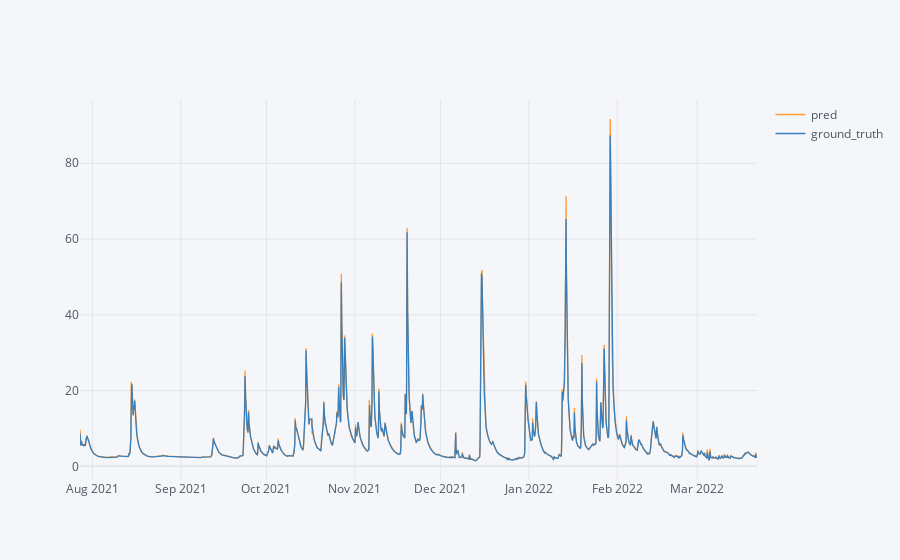

Here is the notebook cell this chart was saved with:
### Code cell
import cufflinks as cf
from plotly.offline import init_notebook_mode, plot, iplot
init_notebook_mode(connected=True)
cf.go_offline()

model_3_history.iplot()

### Figure 1 — Plotly figure (JSON) as saved in the notebook; plotly's stock layout.template omitted (floating-point values rounded to 4 significant figures; data arrays with more than 128 entries replaced by an {"elided": "..."} marker saying what was removed)
{"data": [{"line": {"color": "rgba(255, 153, 51, 1.0)", "dash": "solid", "shape": "linear", "width": 1.3}, "mode": "lines", "name": "pred", "text": "", "type": "scatter", "x": {"elided": "5696 str values"}, "y": {"elided": "5696 float values"}}, {"line": {"color": "rgba(55, 128, 191, 1.0)", "dash": "solid", "shape": "linear", "width": 1.3}, "mode": "lines", "name": "ground_truth", "text": "", "type": "scatter", "x": {"elided": "5696 str values"}, "y": {"elided": "5696 float values"}}], "layout": {"legend": {"bgcolor": "#F5F6F9", "font": {"color": "#4D5663"}}, "paper_bgcolor": "#F5F6F9", "plot_bgcolor": "#F5F6F9", "title": {"font": {"color": "#4D5663"}}, "xaxis": {"gridcolor": "#E1E5ED", "showgrid": true, "tickfont": {"color": "#4D5663"}, "title": {"font": {"color": "#4D5663"}, "text": ""}, "zerolinecolor": "#E1E5ED"}, "yaxis": {"gridcolor": "#E1E5ED", "showgrid": true, "tickfont": {"color": "#4D5663"}, "title": {"font": {"color": "#4D5663"}, "text": ""}, "zerolinecolor": "#E1E5ED"}}}
